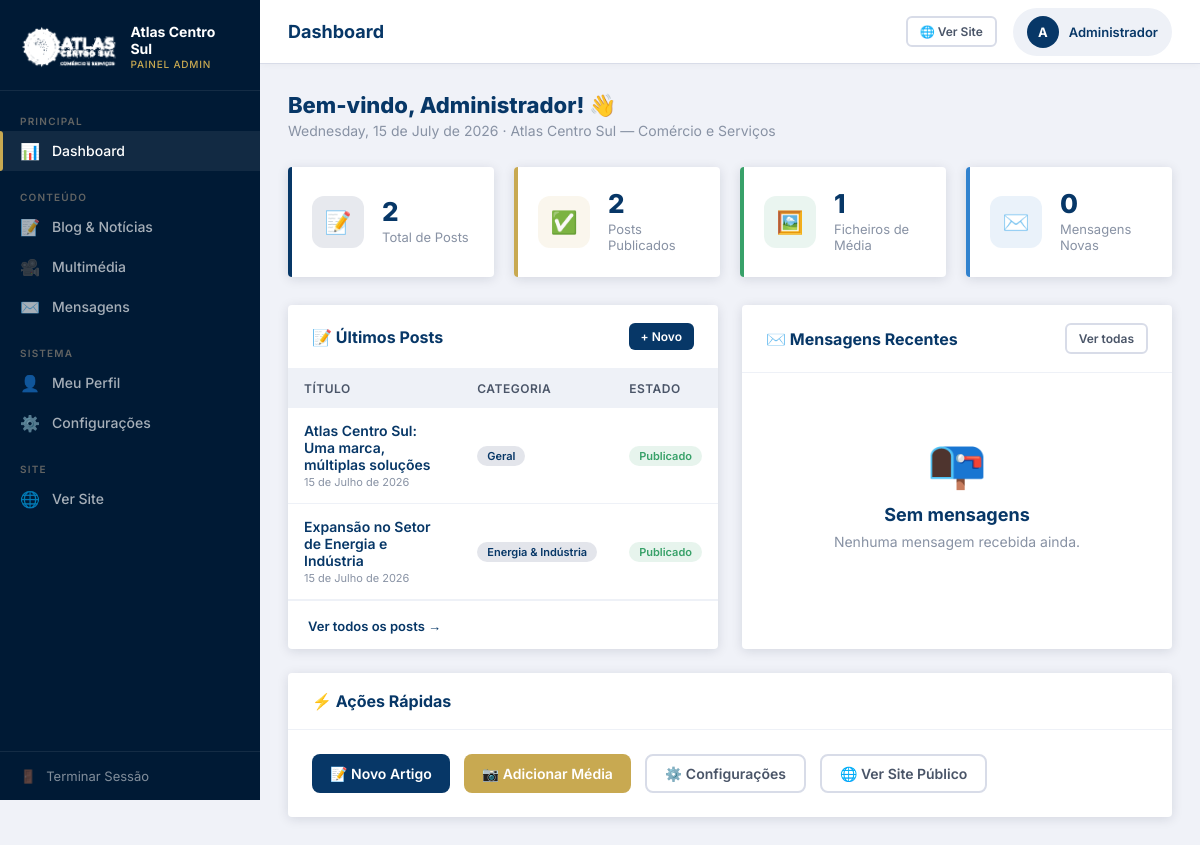
Page /admin/dashboard.php (signed in) on the committed database.
### tables this page shows
CREATE TABLE IF NOT EXISTS posts (
    id               INT AUTO_INCREMENT PRIMARY KEY,
    titulo           VARCHAR(250) NOT NULL,
    slug             VARCHAR(250) NOT NULL UNIQUE,
    resumo           TEXT,
    corpo            LONGTEXT NOT NULL,
    categoria        ENUM('energia-industria','saude-bem-estar','agronegocio','comercio-investimentos','geral') DEFAULT 'geral',
    imagem_destaque  VARCHAR(300),
    publicado        TINYINT(1) DEFAULT 1,
    criado_em        TIMESTAMP DEFAULT CURRENT_TIMESTAMP,
    atualizado_em    TIMESTAMP DEFAULT CURRENT_TIMESTAMP ON UPDATE CURRENT_TIMESTAMP
);

### app/auth.php (called while the page is built, shortened)
<?php
function utilizadorActual(): array {
    return [
        'id'    => $_SESSION['atlas_user_id']    ?? null,
        'nome'  => $_SESSION['atlas_user_nome']  ?? '',
        'email' => $_SESSION['atlas_user_email'] ?? '',
    ];
}

### app/helpers.php (called while the page is built, shortened)
<?php
function truncar(string $texto, int $limite = 150): string {
    $texto = strip_tags($texto);
    if (mb_strlen($texto) <= $limite) return $texto;
    return mb_substr($texto, 0, $limite) . '…';
}
function formatarData(string $data): string {
    $meses = ['Janeiro','Fevereiro','Março','Abril','Maio','Junho',
              'Julho','Agosto','Setembro','Outubro','Novembro','Dezembro'];
    $ts = strtotime($data);
    return date('d', $ts) . ' de ' . $meses[(int)date('n', $ts) - 1] . ' de ' . date('Y', $ts);
}
function labelCategoria(string $slug): string {
    $cats = [
        'energia-industria'       => 'Energia & Indústria',
        'saude-bem-estar'         => 'Saúde & Bem-Estar',
        'agronegocio'             => 'Agronegócio',
        'comercio-investimentos'  => 'Comércio & Investimentos',
        'geral'                   => 'Geral',
    ];
    return $cats[$slug] ?? ucfirst($slug);
}

### admin/dashboard.php (the view, shortened to what this page needs)
<?php
require_once __DIR__ . '/../app/auth.php';
require_once __DIR__ . '/../app/helpers.php';
$pdo   = getDB();
$totalPosts     = $pdo->query("SELECT COUNT(*) FROM posts")->fetchColumn();
$totalPublicados= $pdo->query("SELECT COUNT(*) FROM posts WHERE publicado = 1")->fetchColumn();
$totalMidia     = $pdo->query("SELECT COUNT(*) FROM midia")->fetchColumn();
$totalMensagens = $pdo->query("SELECT COUNT(*) FROM mensagens WHERE lida = 0")->fetchColumn();
$ultimosPosts = $pdo->query("SELECT id, titulo, categoria, publicado, criado_em FROM posts ORDER BY criado_em DESC LIMIT 6")->fetchAll();
$ultimasMensagens = $pdo->query("SELECT id, nome, email, assunto, lida, criado_em FROM mensagens ORDER BY criado_em DESC LIMIT 5")->fetchAll();
?>
<!DOCTYPE html>
<html lang="pt">
<head>
    <link rel="stylesheet" href="/atlas/assets/css/admin.css">
</head>
<body>
<?php include __DIR__ . '/_sidebar.php'; ?>
<div class="main-wrapper">
    <header class="topbar">
        <div class="topbar-title">Dashboard</div>
        <div class="topbar-right">
            <a href="/atlas/index.php" target="_blank" class="btn btn-outline btn-sm">🌐 Ver Site</a>
            <div class="topbar-user">
                <div class="topbar-avatar"><?= strtoupper(substr($user['nome'], 0, 1)) ?></div>
                <span><?= htmlspecialchars($user['nome']) ?></span>
            </div>
        </div>
    </header>
    <main class="content">
        <div style="margin-bottom:28px;">
            <h2 style="font-size:22px;font-weight:800;color:var(--navy);">
                Bem-vindo, <?= htmlspecialchars(explode(' ', $user['nome'])[0]) ?>! 👋
            </h2>
            <p style="color:var(--gray-500);font-size:14px;margin-top:4px;">
                <?= date('l, d \d\e F \d\e Y') ?> · Atlas Centro Sul — Comércio e Serviços
            </p>
        </div>
        <div class="stats-grid">
            <div class="stat-card navy">
                <div class="stat-icon">📝</div>
                <div class="stat-info">
                    <h3><?= $totalPosts ?></h3>
                    <p>Total de Posts</p>
                </div>
            </div>
            <div class="stat-card gold">
                <div class="stat-icon">✅</div>
                <div class="stat-info">
                    <h3><?= $totalPublicados ?></h3>
                    <p>Posts Publicados</p>
                </div>
            </div>
            <div class="stat-card green">
                <div class="stat-icon">🖼️</div>
                <div class="stat-info">
                    <h3><?= $totalMidia ?></h3>
                    <p>Ficheiros de Média</p>
                </div>
            </div>
            <div class="stat-card blue">
                <div class="stat-icon">✉️</div>
                <div class="stat-info">
                    <h3><?= $totalMensagens ?></h3>
                    <p>Mensagens Novas</p>
                </div>
            </div>
        </div>
        <div style="display:grid;grid-template-columns:1fr 1fr;gap:24px;">
            <div class="card">
                <div class="card-header">
                    <h2>📝 Últimos Posts</h2>
                    <a href="/atlas/admin/post_form.php" class="btn btn-primary btn-sm">+ Novo</a>
                </div>
                <?php if (empty($ultimosPosts)): ?>
                <div class="empty-state">
                    <div class="empty-icon">📭</div>
                    <h3>Sem posts ainda</h3>
                    <p>Comece por criar o primeiro artigo.</p>
                </div>
                <?php else: ?>
                <div class="table-wrapper">
                    <table>
                        <thead>
                            <tr>
                                <th>Título</th>
                                <th>Categoria</th>
                                <th>Estado</th>
                            </tr>
                        </thead>
                        <tbody>
                        <?php foreach ($ultimosPosts as $post): ?>
                            <tr>
                                <td style="max-width:200px;">
                                    <a href="/atlas/admin/post_form.php?id=<?= $post['id'] ?>" style="color:var(--navy);font-weight:600;">
                                        <?= htmlspecialchars(truncar($post['titulo'], 50)) ?>
                                    </a>
                                    <div style="font-size:11px;color:var(--gray-500);margin-top:2px;">
                                        <?= formatarData($post['criado_em']) ?>
                                    </div>
                                </td>
                                <td>
                                    <span class="badge badge-navy"><?= labelCategoria($post['categoria']) ?></span>
                                </td>
                                <td>
                                    <?php if ($post['publicado']): ?>
                                        <span class="badge badge-success">Publicado</span>
                                    <?php else: ?>
                                        <span class="badge badge-warning">Rascunho</span>
                                    <?php endif; ?>
                                </td>
                            </tr>
                        <?php endforeach; ?>
                        </tbody>
                    </table>
                </div>
                <div style="padding:14px 20px;border-top:1px solid var(--gray-100);">
                    <a href="/atlas/admin/posts.php" style="font-size:13px;color:var(--navy);font-weight:600;">
                        Ver todos os posts →
                    </a>
                </div>
                <?php endif; ?>
            </div>
            <div class="card">
                <div class="card-header">
                    <h2>✉️ Mensagens Recentes</h2>
                    <a href="/atlas/admin/mensagens.php" class="btn btn-outline btn-sm">Ver todas</a>
                </div>
                <?php if (empty($ultimasMensagens)): ?>
                <div class="empty-state">
                    <div class="empty-icon">📭</div>
                    <h3>Sem mensagens</h3>
                    <p>Nenhuma mensagem recebida ainda.</p>
                </div>
                <?php endif; ?>
            </div>
        </div>
        <div class="card" style="margin-top:24px;">
            <div class="card-header"><h2>⚡ Ações Rápidas</h2></div>
            <div class="card-body" style="display:flex;gap:14px;flex-wrap:wrap;">
                <a href="/atlas/admin/post_form.php" class="btn btn-primary">📝 Novo Artigo</a>
                <a href="/atlas/admin/midia_form.php" class="btn btn-gold">📷 Adicionar Média</a>
                <a href="/atlas/admin/configuracoes.php" class="btn btn-outline">⚙️ Configurações</a>
                <a href="/atlas/index.php" target="_blank" class="btn btn-outline">🌐 Ver Site Público</a>
            </div>
        </div>
    </main>
</div>
</body>
</html>

### rows in the picture
posts: titulo "Atlas Centro Sul: Uma marca, múltiplas soluções", criado_em "15 de Julho de 2026", categoria "Geral", publicado "Publicado"
posts: titulo "Expansão no Setor de Energia e Indústria", criado_em "15 de Julho de 2026", categoria "Energia & Indústria", publicado "Publicado"

### other values in the picture
substr($user['nome'], 0, 1) "A"
$user['nome'] "Administrador"
explode(' ', $user['nome'])[0] "Administrador"
$totalPosts "2"
$totalPublicados "2"
$totalMidia "1"
$totalMensagens "0"
